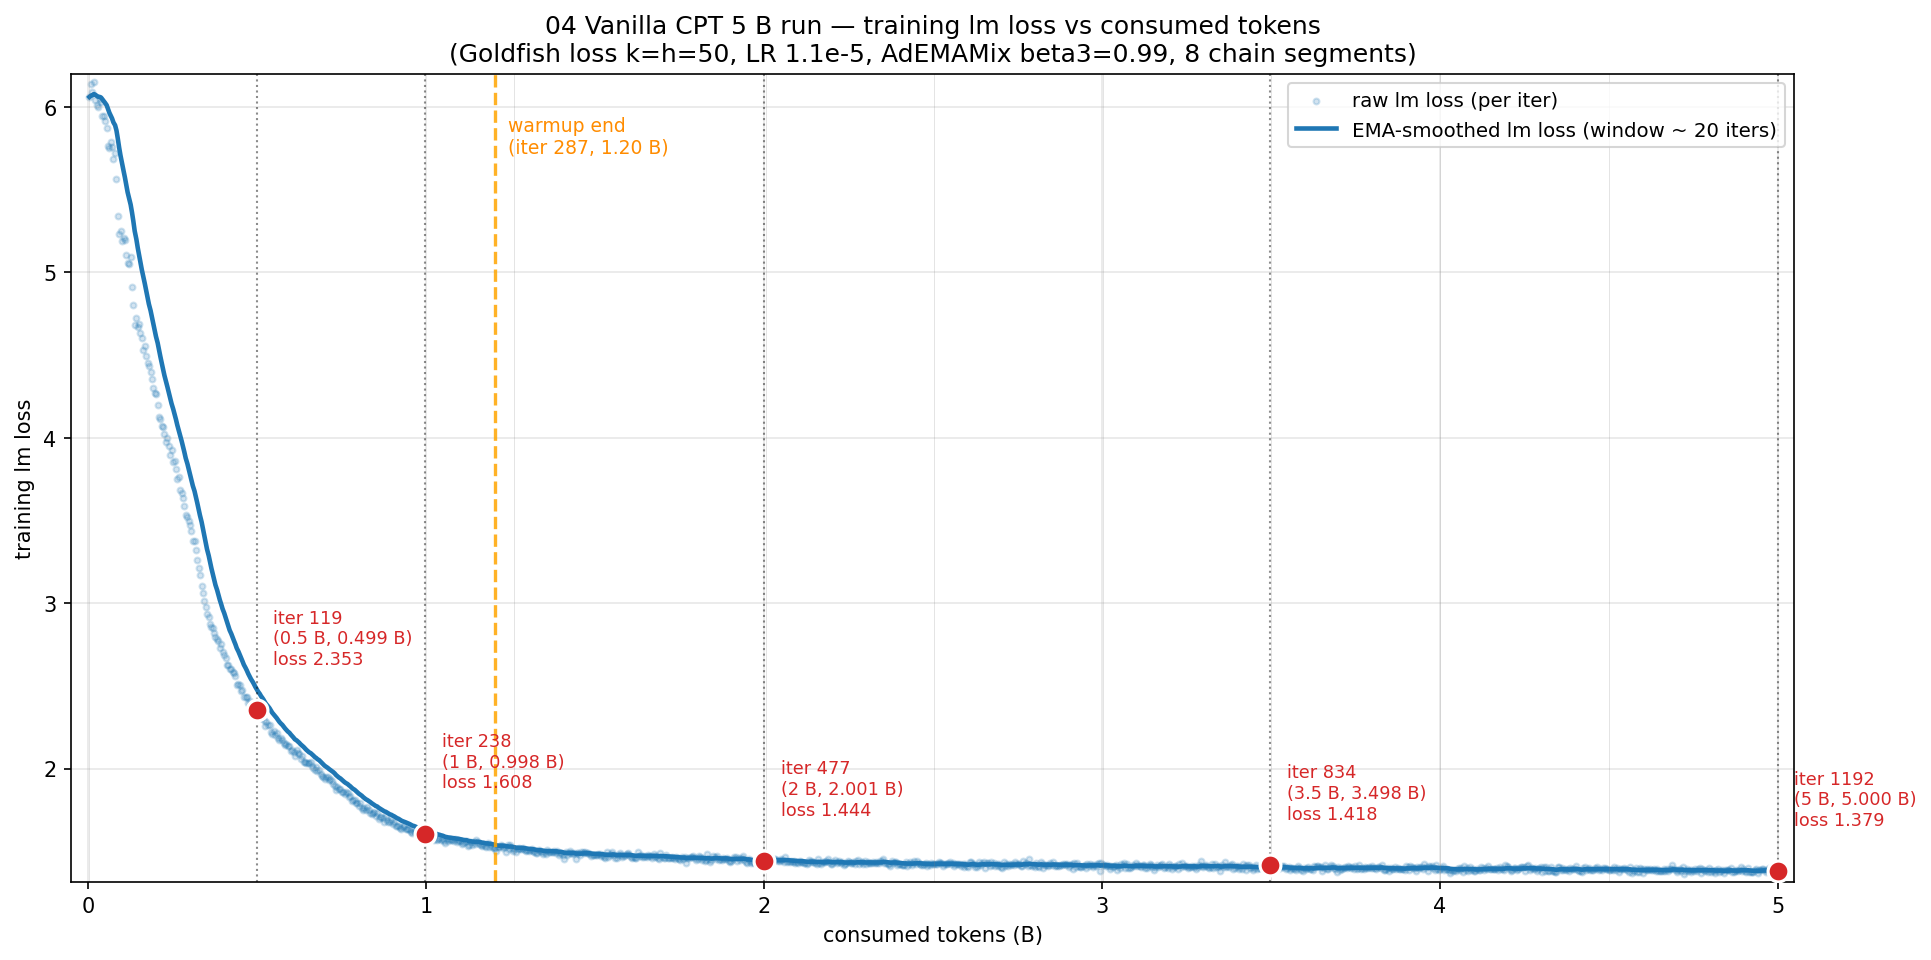

Write Python code to recreate this figure.
"""Plot training lm loss vs consumed tokens for the 04 Vanilla CPT 5 B run.

Data sources
------------
- Training log iteration lines (one file per chain segment):
    reports/train_logs_cache_5b/i300-2417446.log   (iter 1   -> 300,  0 -> 1.258 B)
    reports/train_logs_cache_5b/i477-2417447.log   (iter 301 -> 477,  1.262 -> 2.001 B)
    reports/train_logs_cache_5b/i596-2417448.log   (iter 478 -> 596,  ~2.005 -> 2.500 B)
    reports/train_logs_cache_5b/i715-2417449.log   (iter 597 -> 715,  ~2.504 -> 2.999 B)
    reports/train_logs_cache_5b/i834-2417450.log   (iter 716 -> 834,  ~3.003 -> 3.498 B)
    reports/train_logs_cache_5b/i953-2417451.log   (iter 835 -> 953,  ~3.502 -> 3.997 B)
    reports/train_logs_cache_5b/i1072-2417452.log  (iter 954 -> 1072, ~4.001 -> 4.496 B)
    reports/train_logs_cache_5b/i1192-2417453.log  (iter 1073 -> 1192, ~4.501 -> 5.000 B)

  These were extracted (read-only) from the corresponding Slurm .out files at
    /capstor/scratch/cscs/fffoivos/runs/04_vanilla_cpt/04van5b_<seg>.out
  via 'grep -E "iteration\\s+[0-9]+/" ...'.

Each iteration line carries 'consumed tokens: X.XXXB' and 'lm loss: Y.YYYE+00'.

Output: plot_lm_loss_trajectory.png next to this script.
"""

from __future__ import annotations

import re
from pathlib import Path

import matplotlib.pyplot as plt

REPORTS = Path(__file__).resolve().parent
LOG_DIR = REPORTS / "train_logs_cache_5b"
OUT = REPORTS / "plot_lm_loss_trajectory.png"

# Chain order (consumes iters 1..1192 in order).
SEGMENTS = [
    "i300-2417446.log",
    "i477-2417447.log",
    "i596-2417448.log",
    "i715-2417449.log",
    "i834-2417450.log",
    "i953-2417451.log",
    "i1072-2417452.log",
    "i1192-2417453.log",
]

CHECKPOINT_ITERS = [119, 238, 477, 834, 1192]
CHECKPOINT_LABELS = {119: "0.5 B", 238: "1 B", 477: "2 B", 834: "3.5 B", 1192: "5 B"}
WARMUP_END_ITER = 287
WARMUP_END_B = 1.204  # consumed tokens at iter 287

LINE_RE = re.compile(
    r"iteration\s+(\d+)/\s*\d+.*consumed tokens:\s*([0-9.]+)B.*lm loss:\s*([0-9.eE+\-]+)"
)


def parse_segment(path: Path) -> list[tuple[int, float, float]]:
    rows: list[tuple[int, float, float]] = []
    with path.open() as f:
        for ln in f:
            m = LINE_RE.search(ln)
            if not m:
                continue
            it = int(m.group(1))
            tok = float(m.group(2))
            loss = float(m.group(3))
            rows.append((it, tok, loss))
    return rows


def ema(values: list[float], alpha: float) -> list[float]:
    out: list[float] = []
    s = None
    for v in values:
        s = v if s is None else (alpha * v + (1 - alpha) * s)
        out.append(s)
    return out


def main() -> None:
    iters: list[int] = []
    tokens: list[float] = []
    losses: list[float] = []
    seg_boundaries: list[tuple[str, int, float]] = []
    for seg in SEGMENTS:
        rows = parse_segment(LOG_DIR / seg)
        if rows:
            seg_boundaries.append((seg, rows[0][0], rows[0][1]))
        for it, tok, loss in rows:
            iters.append(it)
            tokens.append(tok)
            losses.append(loss)

    # EMA window ~ 20 iterations. alpha = 2 / (N+1).
    smoothed = ema(losses, alpha=2.0 / (20 + 1))

    fig, ax = plt.subplots(figsize=(13, 6.5))

    # Raw points (faint).
    ax.scatter(
        tokens,
        losses,
        s=8,
        color="C0",
        alpha=0.20,
        label="raw lm loss (per iter)",
    )
    # Smoothed line.
    ax.plot(
        tokens,
        smoothed,
        color="C0",
        lw=2.2,
        label="EMA-smoothed lm loss (window ~ 20 iters)",
    )

    # Warmup-end vertical line.
    ax.axvline(WARMUP_END_B, ls="--", color="orange", lw=1.6, alpha=0.85)
    ax.text(
        WARMUP_END_B + 0.04,
        max(losses) * 0.93,
        f"warmup end\n(iter {WARMUP_END_ITER}, {WARMUP_END_B:.2f} B)",
        fontsize=9,
        color="darkorange",
    )

    # Checkpoint markers (vertical lines + annotations).
    iter_to_tok = {it: tok for it, tok in zip(iters, tokens)}
    iter_to_loss = {it: loss for it, loss in zip(iters, losses)}
    for cit in CHECKPOINT_ITERS:
        ck_tok = iter_to_tok.get(cit)
        ck_loss = iter_to_loss.get(cit)
        if ck_tok is None:
            continue
        ax.axvline(ck_tok, ls=":", color="black", lw=1.0, alpha=0.45)
        ax.plot([ck_tok], [ck_loss], marker="o", ms=10,
                color="C3", zorder=5, markeredgecolor="white",
                markeredgewidth=1.5)
        ax.annotate(
            f"iter {cit}\n({CHECKPOINT_LABELS[cit]}, {ck_tok:.3f} B)\nloss {ck_loss:.3f}",
            (ck_tok, ck_loss),
            textcoords="offset points",
            xytext=(8, 22),
            fontsize=8.5,
            color="C3",
            ha="left",
        )

    # Chain-segment boundary tick marks (lightweight, top axis).
    for seg, start_it, start_tok in seg_boundaries:
        ax.axvline(start_tok, ls="-", color="gray", lw=0.4, alpha=0.25)

    ax.set_xlabel("consumed tokens (B)")
    ax.set_ylabel("training lm loss")
    ax.set_title(
        "04 Vanilla CPT 5 B run — training lm loss vs consumed tokens\n"
        "(Goldfish loss k=h=50, LR 1.1e-5, AdEMAMix beta3=0.99, "
        "8 chain segments)",
        fontsize=12,
    )
    ax.grid(True, alpha=0.3)
    ax.set_xlim(-0.05, 5.05)
    ax.set_ylim(min(losses) - 0.05, max(losses) + 0.05)
    ax.legend(loc="upper right", fontsize=9.5)

    plt.tight_layout()
    plt.savefig(OUT, dpi=150, bbox_inches="tight")
    print(
        f"saved: {OUT}  (n_iter_lines={len(losses)}  "
        f"final_loss={losses[-1]:.4f}  final_tokens={tokens[-1]:.3f}B)"
    )


if __name__ == "__main__":
    main()
